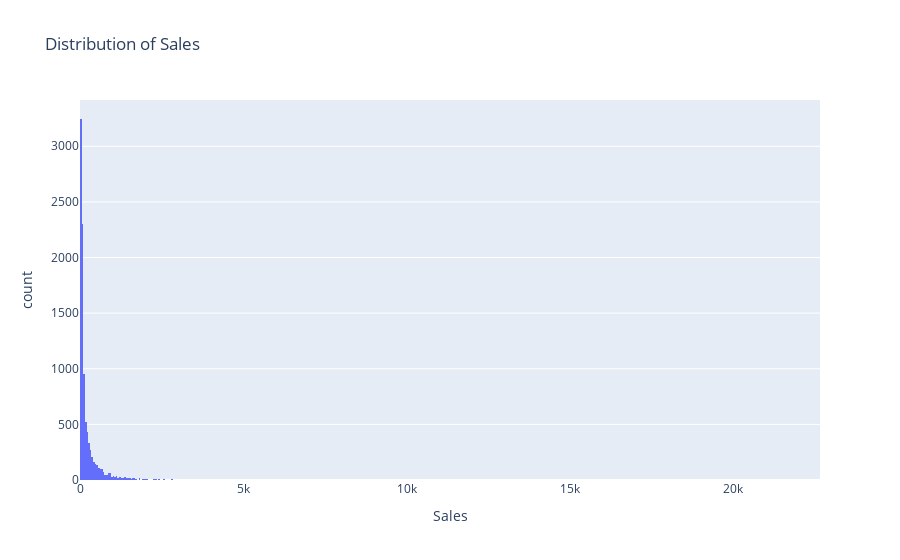
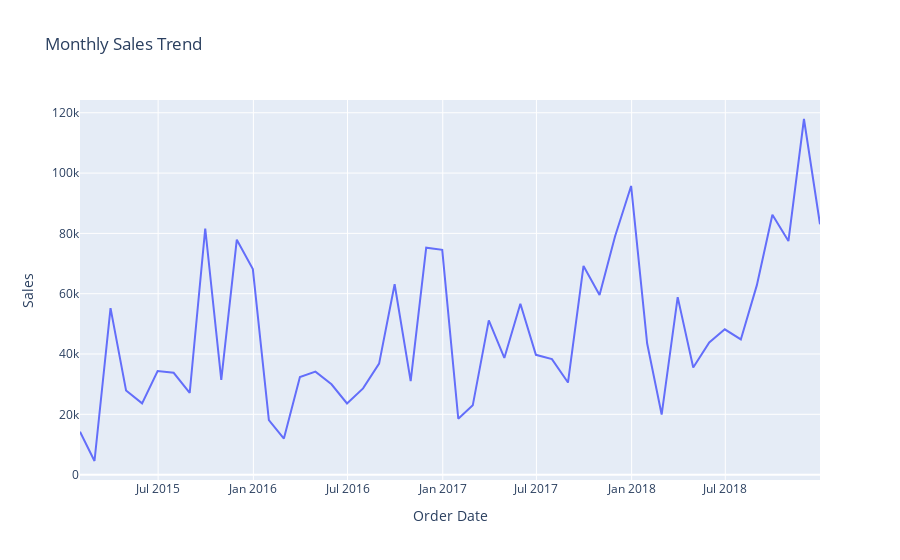

Here is the notebook cell these charts were saved with, in order:
### Code cell
# Visualize the distribution of sales using Plotly
if 'Sales' in df.columns:
    fig = px.histogram(df, x='Sales', title='Distribution of Sales')
    fig.show()

    # Sales trend over time
    monthly_sales = df.groupby(pd.Grouper(key='Order Date', freq='M'))['Sales'].sum().reset_index()
    fig = px.line(monthly_sales, x='Order Date', y='Sales', title='Monthly Sales Trend')
    fig.show()

### Figure 1 — Plotly figure (JSON) as saved in the notebook; plotly's stock layout.template omitted (floating-point values rounded to 4 significant figures; data arrays with more than 128 entries replaced by an {"elided": "..."} marker saying what was removed)
{"data": [{"alignmentgroup": "True", "bingroup": "x", "hovertemplate": "Sales=%{x}<br>count=%{y}<extra></extra>", "legendgroup": "", "marker": {"color": "#636efa", "pattern": {"shape": ""}}, "name": "", "offsetgroup": "", "orientation": "v", "showlegend": false, "type": "histogram", "x": {"elided": "9800 float values"}, "xaxis": "x", "yaxis": "y"}], "layout": {"barmode": "relative", "legend": {"tracegroupgap": 0}, "title": {"text": "Distribution of Sales"}, "xaxis": {"anchor": "y", "domain": [0, 1], "title": {"text": "Sales"}}, "yaxis": {"anchor": "x", "domain": [0, 1], "title": {"text": "count"}}}}

### Figure 2 — Plotly figure (JSON) as saved in the notebook; plotly's stock layout.template omitted (floating-point values rounded to 4 significant figures)
{"data": [{"hovertemplate": "Order Date=%{x}<br>Sales=%{y}<extra></extra>", "legendgroup": "", "line": {"color": "#636efa", "dash": "solid"}, "marker": {"symbol": "circle"}, "mode": "lines", "name": "", "orientation": "v", "showlegend": false, "type": "scatter", "x": ["2015-01-31T00:00:00", "2015-02-28T00:00:00", "2015-03-31T00:00:00", "2015-04-30T00:00:00", "2015-05-31T00:00:00", "2015-06-30T00:00:00", "2015-07-31T00:00:00", "2015-08-31T00:00:00", "2015-09-30T00:00:00", "2015-10-31T00:00:00", "2015-11-30T00:00:00", "2015-12-31T00:00:00", "2016-01-31T00:00:00", "2016-02-29T00:00:00", "2016-03-31T00:00:00", "2016-04-30T00:00:00", "2016-05-31T00:00:00", "2016-06-30T00:00:00", "2016-07-31T00:00:00", "2016-08-31T00:00:00", "2016-09-30T00:00:00", "2016-10-31T00:00:00", "2016-11-30T00:00:00", "2016-12-31T00:00:00", "2017-01-31T00:00:00", "2017-02-28T00:00:00", "2017-03-31T00:00:00", "2017-04-30T00:00:00", "2017-05-31T00:00:00", "2017-06-30T00:00:00", "2017-07-31T00:00:00", "2017-08-31T00:00:00", "2017-09-30T00:00:00", "2017-10-31T00:00:00", "2017-11-30T00:00:00", "2017-12-31T00:00:00", "2018-01-31T00:00:00", "2018-02-28T00:00:00", "2018-03-31T00:00:00", "2018-04-30T00:00:00", "2018-05-31T00:00:00", "2018-06-30T00:00:00", "2018-07-31T00:00:00", "2018-08-31T00:00:00", "2018-09-30T00:00:00", "2018-10-31T00:00:00", "2018-11-30T00:00:00", "2018-12-31T00:00:00"], "xaxis": "x", "y": [14210.0, 4520.0, 55210.0, 27910.0, 23640.0, 34320.0, 33780.0, 27120.0, 81620.0, 31450.0, 77910.0, 68170.0, 18070.0, 11950.0, 32340.0, 34150.0, 29960.0, 23600.0, 28610.0, 36820.0, 63130.0, 31010.0, 75250.0, 74540.0, 18540.0, 22980.0, 51170.0, 38680.0, 56660.0, 39720.0, 38320.0, 30540.0, 69190.0, 59580.0, 79070.0, 95740.0, 43480.0, 19920.0, 58860.0, 35540.0, 43830.0, 48190.0, 44830.0, 62840.0, 86150.0, 77450.0, 117900.0, 83030.0], "yaxis": "y"}], "layout": {"legend": {"tracegroupgap": 0}, "title": {"text": "Monthly Sales Trend"}, "xaxis": {"anchor": "y", "domain": [0, 1], "title": {"text": "Order Date"}}, "yaxis": {"anchor": "x", "domain": [0, 1], "title": {"text": "Sales"}}}}
